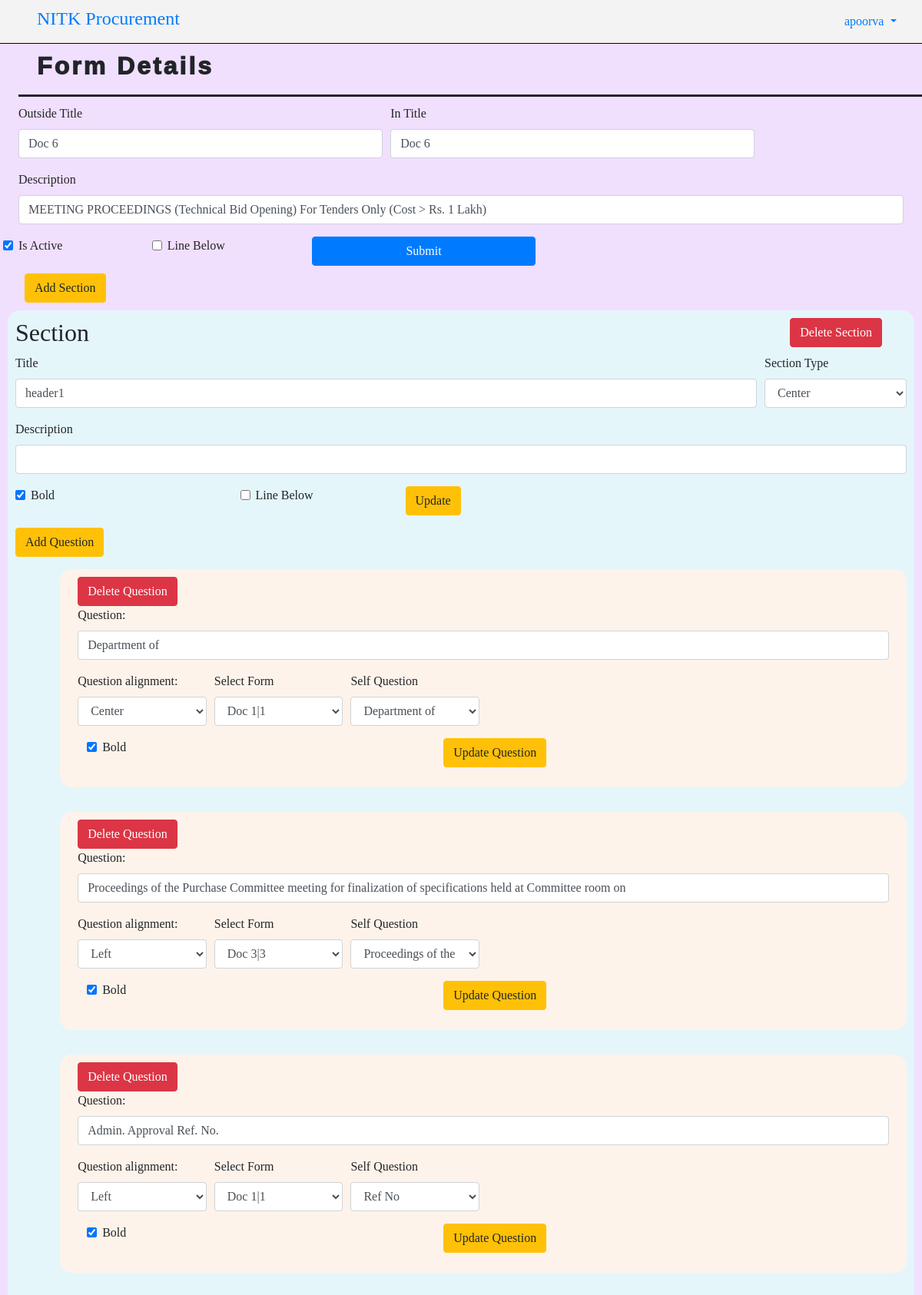
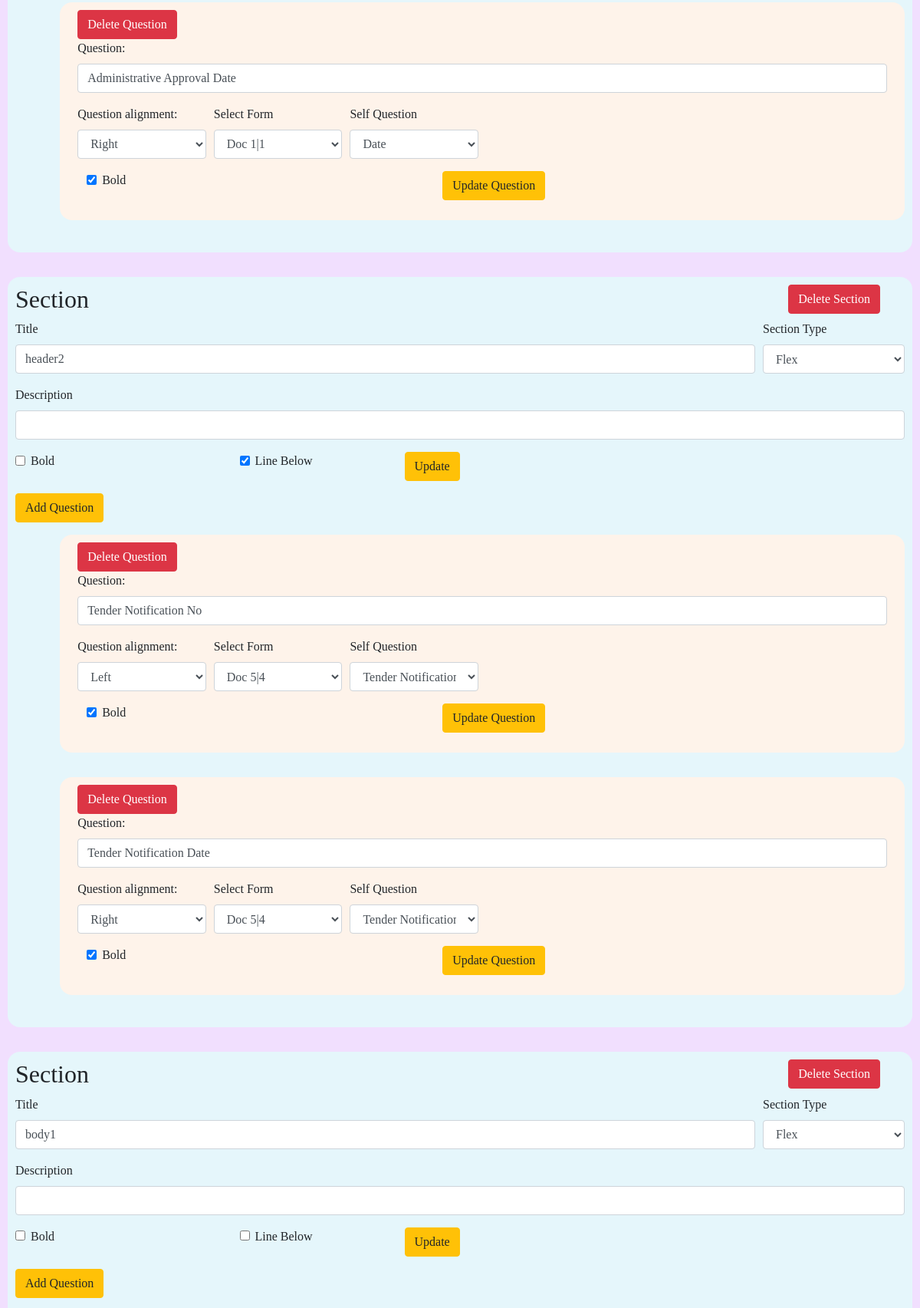
Page /create_section/5 (signed in, upper part) on the committed database (2 pictures, top to bottom).
### procurement/models.py (models this page shows, shortened)
class Form(models.Model) :
    form_owner = models.ForeignKey(User, on_delete=models.CASCADE, blank=True, null=True, related_name="created_forms")
    outside_title = models.CharField(max_length=100, null=True, blank=True)
    in_title = models.CharField(max_length=100, null=True, blank=True)
    description = models.TextField(null=True, blank=True)
    is_active = models.BooleanField(default=True)
    line_below=models.BooleanField(default=False)
    def __str__(self) :
        return self.outside_title

class Section(models.Model) :
    title = models.CharField(max_length=100, null=True, blank=True)
    description = models.TextField(null=True, blank=True)
    form = models.ForeignKey(Form, on_delete=models.CASCADE, related_name="sections")
    bold=models.BooleanField(default=False)
    section_type = models.CharField(max_length=50, choices=[('left', 'Left'),('center', 'Center'),('flex', 'Flex'),('table','Table')])
    line_below=models.BooleanField(default=False)

class Question(models.Model) :
    question = models.CharField(max_length=500)
    section = models.ForeignKey(Section, on_delete=models.CASCADE, related_name="questions")
    form = models.ForeignKey(Form, on_delete=models.CASCADE, related_name="questions")
    type = models.CharField(max_length=100, null=True, blank=True)
    self_question = models.ForeignKey('self', on_delete=models.CASCADE, null=True, blank=True, related_name="question_related")
    answer_required = models.BooleanField(default=True)
    option1 = models.CharField(max_length=100, null=True, blank=True)
    option2 = models.CharField(max_length=100, null=True, blank=True)
    option3 = models.CharField(max_length=100, null=True, blank=True)
    option4 = models.CharField(max_length=100, null=True, blank=True)
    bold=models.BooleanField(default=False)
    align_type=models.CharField(max_length=100, null=True, blank=True, choices=[('left', 'Left'),('right', 'Right'),('center', 'Center'),])
    img_input=models.BooleanField(default=False)

### procurement/views.py (the view, shortened to what this page needs)
# urls.py: path("create_section/<int:id>", views.create_section, name = "create_section"),
@user_passes_test(is_superuser)
def create_section(request, id):
    get_form = Form.objects.get(id=id)
    get_sections = get_form.sections.all()
    all_forms = Form.objects.filter(is_active = True)
    if request.method == "GET":
        return render(request, "procurement/create_section.html", {
            "form": get_form,
            "sections": get_sections,
            "all_forms": all_forms
        })

### procurement/views.py (called while the page is built)
def is_superuser(user):
    return user.is_superuser

### procurement/templates/procurement/create_section.html (shortened to what this page needs)
{% extends './layout.html' %}
{% load static %}
{% block body %}
<div class="form_full_details">
    <div class="form-header">
        <h2>Form Details</h2>
    </div>
    <div class="form_details">
        <form action="{% url 'edit_form' id=form.id %}" method="post" class="edit_form">
            <div class="form-row">
                <div class="form-group col-md-5">
                    <label for="outside_title">Outside Title</label>
                    <input type="text" name="outside_title"  class="form-control" value="{{form.outside_title}}">
                </div>
                <div class="form-group col-md-5">
                    <label for="in_title">In Title</label>
                    <input type="text" name="in_title"  class="form-control" value="{{form.in_title}}">
                </div>
            </div>
            <div class="form-group">
                <label for="description">Description</label>
                <input type="text" name="description"  class="form-control" value="{{form.description}}">
            </div>
            <div class="form-row">
                <div class="form-check col-md-2" style="display: flex;">
                    <label for="is_active" class="form-check-label">Is Active</label>
                    <input type="checkbox" name="is_active"  class="form-check-input" {% if form.is_active %}checked="checked"{% endif %}>
                </div>
                <div class="form-check col-md-2" style="display: flex;">
                    <label for="line_below" class="form-check-label">Line Below</label>
                    <input type="checkbox" name="line_below_for_form"  class="form-check-input" {% if form.line_below %}checked="checked"{% endif %}>
                </div>
                <button type="submit" class = "btn btn-primary col-md-3">Submit</button>
            </div>
        </form>
    </div>
    <button type="button" id="create-new-form" class="btn btn-warning add_sec_but">Add Section</button>
    <div class="all_sections_in_form">
        {% for section in sections %}
            <div class="each_section_in_form">
                <div class="sec">
                    <h2>Section</h2>
                    <form action="{% url 'delete_section' id=section.id %}" class="delete_section" method="post">
                        <button type="submit" class="btn btn-danger">Delete Section</button>
                    </form>
                </div>
                <form action="{% url 'edit_section' id=section.id %}"  class="edit_section" method="post" >
                    <div class="each_section_form">
                        <div class="form-row">
                            <div class="form-group col-md-10">
                                <label for="title">Title</label>
                                <input type="text" name="title"  value="{{section.title}}" class="form-control">
                            </div>
                            <div class="form-group col-md-2">
                                <label for="section_type">Section Type</label>
                                <select name="section_type" id="section_type" class="form-control">
                                    <option value="flex" {% if section.section_type == "flex" %}selected{% endif %}>Flex</option>
                                    <option value="center" {% if section.section_type == "center" %}selected{% endif %}>Center</option>
                                </select>
                            </div>
                        </div>
                        <div class="form-group">
                            <label for="description">Description</label>
                            <input type="text" name="description" id="description" value="{{section.description}}" class="form-control">
                        </div>
                        <div class="form-row">
                            <div class="div_flex form-group col-md-3" style="margin-left: 20px;">
                                <label for="bold">Bold</label>
                                <input type="checkbox" name="bold" id="bold" {% if section.bold %}checked="checked"{% endif %} class="form-check-input">
                            </div>
                            <div class="div_flex form-group col-md-2">
                                <label for="line_below">Line Below</label>
                                <input type="checkbox" name="line_below" {% if section.line_below %}checked="checked"{% endif %} class="form-check-input">
                            </div>
                            <div class="form-group col-md-3">
                                <button type="submit" class="btn btn-warning">Update</button>
                            </div>
                        </div>
                        <button type="button" id="{{section.id}}" class="btn btn-warning" onclick="addQuestionForm(this)" style="margin-bottom: 1rem;">Add Question</button>
                    </div>
                </form>
                {% for question in section.questions.all %}
                    <div class="each_question">
                        <form action="{% url 'delete_question' id=question.id %}" class="delete_question" method="post">
                            <button type="submit" class="btn btn-danger">Delete Question</button>
                        </form>
                        <form action="{% url 'edit_question' id=question.id %}" class="edit_section" method="post">
                            <div class="form-group">
                                <label for="question">Question: </label>
                                <input type="text" name="question" value="{{question.question}}" class="form-control">
                            </div>
                            <div class="form-row">
                                <div class="form-group col-md-2">
                                    <label for="align_type">Question alignment: </label>
                                    <select name="align_type" class="form-control">
                                        <option value="left" {% if question.align_type == "left" %}selected{% endif %}>Left</option>
                                        <option value="right" {% if question.align_type == "right" %}selected{% endif %}>Right</option>
                                        <option value="center" {% if question.align_type == "center" %}selected{% endif %}>Center</option>
                                    </select>
                                </div>
                                <div class="form-group col-md-2">
                                    <label for="self_question">Select Form</label>
                                    <select name="self_question"  onchange="sendPostRequest(this)" class="form-control">
                                        {% for form in all_forms %}
                                            <option value="{{form.id}}" {% if question.self_question %} {% if question.self_question.form.id == form.id %}selected{% endif %}{% endif %}>{{form}}|{{question.self_question.form.id}}</option>
                                        {% endfor %}
                                    </select>
                                </div>
                                <div class="form-group col-md-2">
                                    <label>Self Question</label>
                                    <select name="questions" class="questions form-control">
                                        {% for q in question.self_question.form.questions.all %}
                                            <option value="{{q.id}}" {% if question.self_question %}{% if question.self_question.id == q.id %}selected{% endif %}{% endif %}>{{q.question}}</option>
                                        {% endfor %}
                                    </select>
                                </div>
                            </div>
                            <div class="form-row">
                                <div class="form-group col-md-5" style="display: flex; margin-left: 2rem;">
                                    <label >Bold</label>
                                    <input type="checkbox" name="bold_ques" {% if question.bold %}checked="checked"{% endif %} class="form-check-input">
                                </div>
                                <div class="form-group col-md-6">
                                    <button type="submit" class="btn btn-warning">Update Question</button>
                                </div>
                            </div>
                        </form>
                    </div>
                {% endfor %}
            </div>
        {% endfor %}
    </div>
</div>
{% endblock %}

### procurement/templates/procurement/layout.html (shortened to what this page needs)
<!DOCTYPE html>
<html>
    <head>
        <!-- {% load static %}
        <link rel="stylesheet" type="text/css" href="../../static/index.css" />  -->
        <link rel="stylesheet" href="https://cdn.jsdelivr.net/npm/bootstrap@4.3.1/dist/css/bootstrap.min.css">
        <link href="https://stackpath.bootstrapcdn.com/bootstrap/4.5.2/css/bootstrap.min.css" rel="stylesheet">
    </head>
    <body style="background-color: rgb(248, 248, 248);">
        <nav class="navbar navbar-expand-lg" style="background-color: #e7e6e647; border-bottom: 1px solid black;">
          <a class="navbar-brand" href="#" style="text-align: center;"><h4><a href="{% url 'home' %}">NITK Procurement</a></h4></a>
          <div class="collapse navbar-collapse" id="navbarNav">
              <ul class="navbar-nav ml-auto" style="margin-right: 1%;">
                  <li class="nav-item dropdown">
                      <a class="nav-link dropdown-toggle" href="#" id="navbarDropdown" role="button" data-toggle="dropdown" aria-haspopup="true" aria-expanded="false">
                          {{user.username}}
                      </a>
                  </li>
              </ul>
          </div>
        </nav>
        {% block body %}
        {% endblock %}
    </body>
</html>

### procurement/templates/procurement/layout.html (style rules this page uses)
body { font-family: "Times New Roman", Times, serif; }

### procurement/templates/procurement/create_section.html (style rules this page uses)
.form_full_details { background: rgb(241, 223, 254); }
.form_details { padding: 10px 2%; }
.all_sections_in_form { padding: 10px; display: grid; gap: 2rem; }
.each_section_in_form { background: rgb(229, 246, 251); padding: 10px; border-radius: 1rem; }
.div_flex { display: flex; }
.each_question { padding: 10px 2%; margin-left: 5%; margin-bottom: 2rem; background: rgb(254, 243, 234); border-radius: 1rem; }
.delete_question > button { left: 10rem; right: 10rem; }
.sec { display: flex; justify-content: space-between; margin-right: 2rem; }
.form-header { margin-left: 2%; padding: 10px 2%; border-bottom: solid; }
.form-header>h2 { font-weight: 1000; letter-spacing: 3px; font-family:'Gill Sans', 'Gill Sans MT', Calibri, 'Trebuchet MS', sans-serif; }
.add_sec_but { margin-left: 2rem; }

### rows in the picture
Form: outside_title "Doc 6", in_title "Doc 6", description "MEETING PROCEEDINGS (Technical Bid Opening) For Tenders Only (Cost > Rs. 1 Lakh)", is_active "☑"
Section: title "header1", section_type "Center", bold "☑"
Question: question "Department of", align_type "Center", self_question "Doc 1|1", questions "Department of", bold "☑"
Question: question "Proceedings of the Purchase Committee meeting for finalization of specifications held at Committee room on", align_type "Left", self_question "Doc 3|3", questions "Proceedings of the Purchase Committee meeting for finalization of specifications held at Committee room on", bold "☑"
Question: question "Admin. Approval Ref. No.", align_type "Left", self_question "Doc 1|1", questions "Ref No", bold "☑"
Question: question "Administrative Approval Date", align_type "Right", self_question "Doc 1|1", questions "Date", bold "☑"
Section: title "header2", section_type "Flex", line_below "☑"
Question: question "Tender Notification No", align_type "Left", self_question "Doc 5|4", questions "Tender Notification No.", bold "☑"
Question: question "Tender Notification Date", align_type "Right", self_question "Doc 5|4", questions "Tender Notification Date", bold "☑"
Section: title "body1", section_type "Flex"

### other values in the picture
{{ user.username }} "apoorva"
